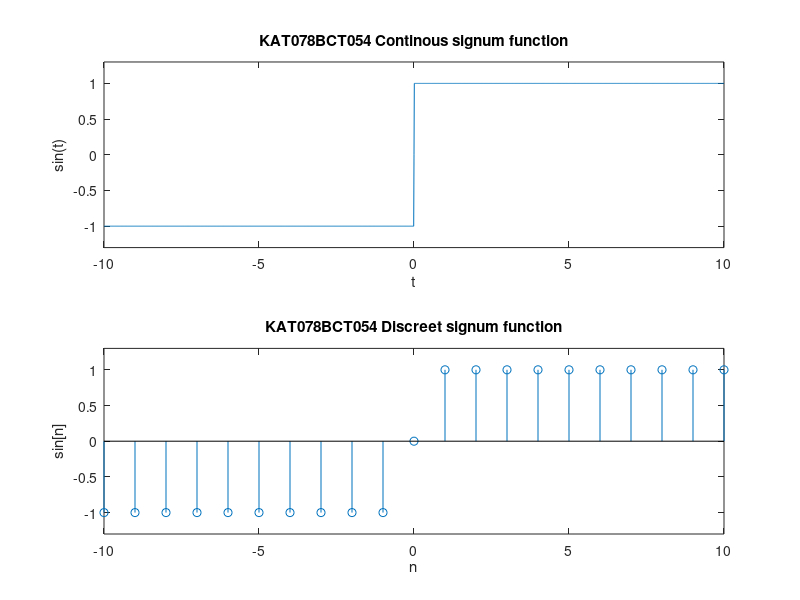

Write MATLAB code to recreate this figure.
t = -10: 0.01: 10;
for k = 1:length(t)
  if t(k) != 0
    sgn_t(k) = t(k)/abs(t(k));
  endif
end
subplot(2,1,1)
plot(t, sgn_t);
axis([-10 10 -1.3 1.3])
xlabel('t'), ylabel('sin(t)')
title('KAT078BCT054 Continous signum function')

n = -10:10;
for k = 1:length(n)
  if n(k) != 0
    sgn_n(k) = n(k)/abs(n(k));
  endif
end
subplot(2,1,2)
stem(n, sgn_n);
axis([-10 10 -1.3 1.3])
xlabel('n'), ylabel('sin[n]')
title('KAT078BCT054 Discreet signum function')
